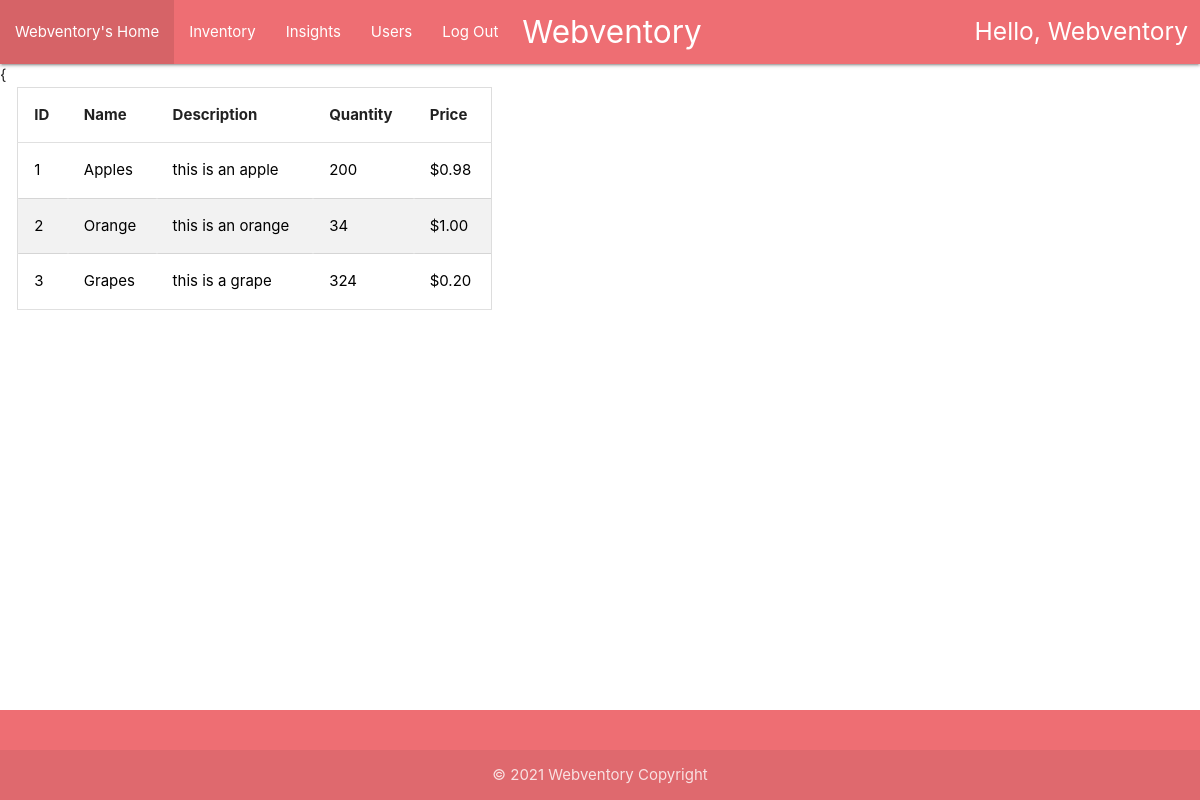
Before: /userInsights (signed in) with the older database file.
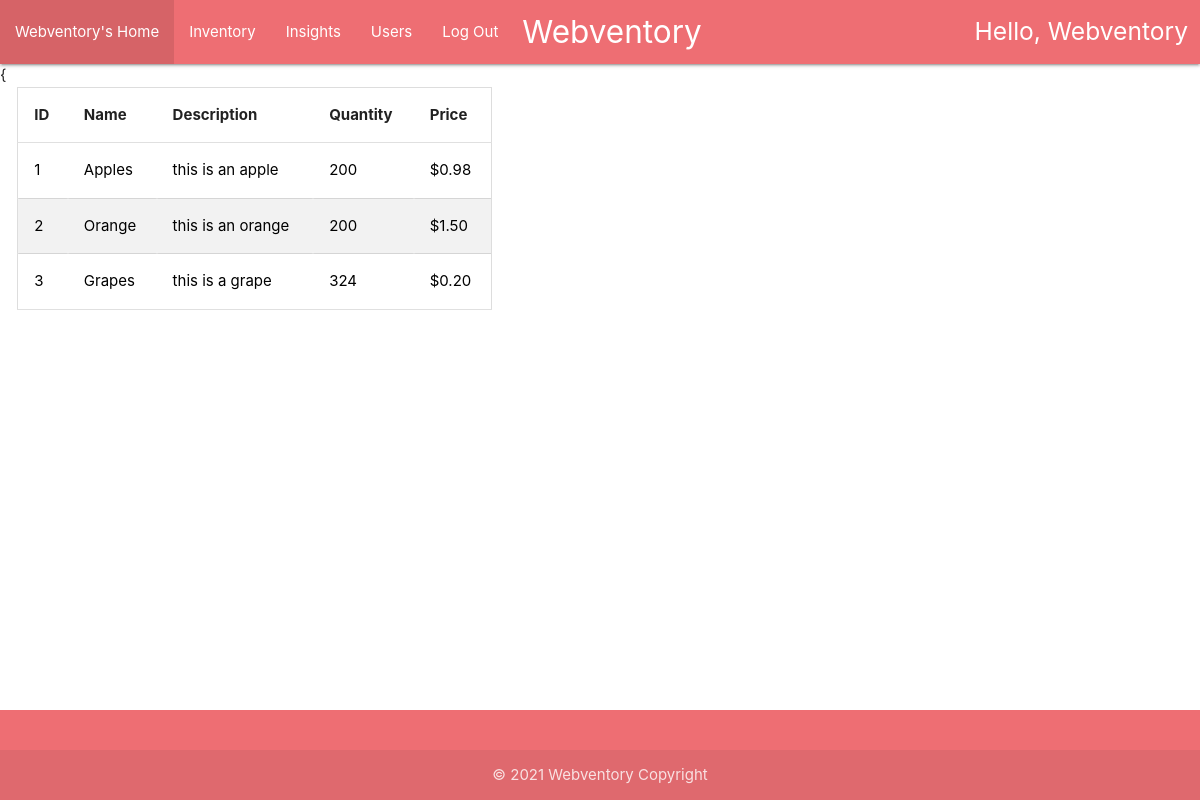
After: the same page with the newer database file.
### home/models.py (models this page shows, shortened)
class Item(models.Model):
    id = models.AutoField(unique=True, primary_key=True)
    name = models.CharField(max_length=30)
    description = models.CharField(max_length=100)
    quantity = models.IntegerField()
    price = models.FloatField()
    user_visibility = models.CharField(max_length=30)

### home/views.py (the view, shortened to what this page needs)
# urls.py: path('userInsights', views.user_insights),
@login_required(login_url='/login')
def user_insights(request, item_id=0):
    items = Item.objects.all().select_related()
    return render(request, 'home/userHomeInsights.html', {"username": str(request.user).title(), "items": items})

### home/models.py (called while the page is built)
    def __str__(self):
        return self.username

### home/templates/home/userHomeInsights.html (shortened to what this page needs)
{% extends 'home/userHome.html' %}
{% block content %}
{
<div class="row" style="padding-left : .5%;">
    <div class="container-fluid">
        <div class="col s5 center">
            <table id="myTable">
                <thead>
                <tr>
                    <th>ID</th>
                    <th>Name</th>
                    <th>Description</th>
                    <th>Quantity</th>
                    <th>Price</th>
                </tr>
                </thead>
                <tbody>
                {% for item in items %}
                <tr>
                    <td><a style="color: black" href="/userInsights/{{item.id}}">
                        {{ item.id }}
                    </a></td>
                    <td><a style="color: black" href="/userInsights/{{item.id}}">
                        {{ item.name }}
                    </a></td>
                    <td><a style="color: black" href="/userInsights/{{item.id}}">
                        {{ item.description }}
                    </a></td>
                    <td><a style="color: black" href="/userInsights/{{item.id}}">
                        {{ item.quantity }}
                    </a></td>
                    <td><a style="color: black" href="/userInsights/{{item.id}}">
                        ${{ item.price|floatformat:2 }}
                    </a></td>
                </tr>
                {% endfor %}
                </tbody>
            </table>
        </div>
    </div>
    {%if item %}
        {% load static %}
    {% endif %}
</div>
{% endblock %}

Changed rows visible on the page:
changed Item "Orange": quantity "34" → "200"; price "1.00" → "1.50"
